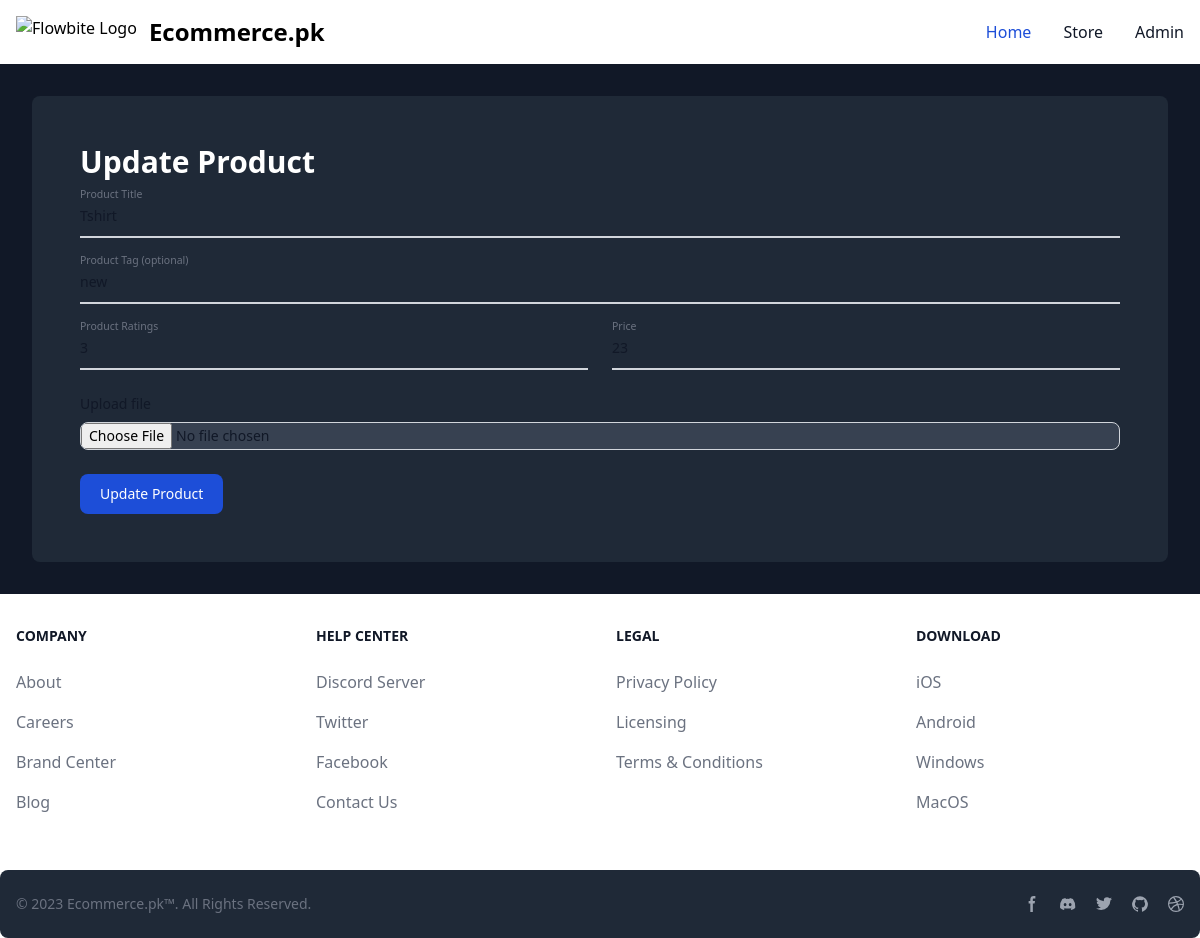
The page /store/update_item/6 on the database its author committed.
### store/models.py (models this page shows)
class Ecommerce(models.Model):
    title = models.CharField(max_length=30)
    tag = models.CharField(max_length=7)
    rating = models.IntegerField(default=1)
    price = models.IntegerField(default=500)
    image = models.ImageField(upload_to="store_images")

### store/views.py (the view, shortened to what this page needs)
# urls.py: path("store/update_item/<id>", update_item, name="update_item"),
def update_item(request, id):
    query = Ecommerce.objects.get(id=id)
    context = {"item": query}
    return render(request, "update_item.html", context)

### store/templates/update_item.html (shortened to what this page needs)
{% extends "base.html" %}
{%block body%}
<main class="bg-gray-900 p-8 relative">
    <div class="flex flex-wrap bg-gray-800 w-full rounded-lg p-4">
        <form class="w-full p-8" method="post" enctype="multipart/form-data">
            <h2 class="text-white text-3xl font-bold mb-4">Update Product</h2>
            <div class="relative z-0 w-full mb-6 group">
                <input type="text" name="title"
                    class="block py-2.5 px-0 w-full text-sm text-gray-900 bg-transparent border-0 border-b-2 border-gray-300 appearance-none dark:text-white dark:border-gray-600 dark:focus:border-blue-500 focus:outline-none focus:ring-0 focus:border-blue-600 peer"
                    placeholder=" " value={{item.title}} required />
                <label for="title"
                    class="peer-focus:font-medium absolute text-sm text-gray-500 dark:text-gray-400 duration-300 transform -translate-y-6 scale-75 top-3 -z-10 origin-[0] peer-focus:left-0 peer-focus:text-blue-600 peer-focus:dark:text-blue-500 peer-placeholder-shown:scale-100 peer-placeholder-shown:translate-y-0 peer-focus:scale-75 peer-focus:-translate-y-6">Product
                    Title</label>
            </div>
            <div class="relative z-0 w-full mb-6 group">
                <input type="text" name="tag"
                    class="block py-2.5 px-0 w-full text-sm text-gray-900 bg-transparent border-0 border-b-2 border-gray-300 appearance-none dark:text-white dark:border-gray-600 dark:focus:border-blue-500 focus:outline-none focus:ring-0 focus:border-blue-600 peer"
                    placeholder=" " value={{item.tag}} required />
                <label for="tag"
                    class="peer-focus:font-medium absolute text-sm text-gray-500 dark:text-gray-400 duration-300 transform -translate-y-6 scale-75 top-3 -z-10 origin-[0] peer-focus:left-0 peer-focus:text-blue-600 peer-focus:dark:text-blue-500 peer-placeholder-shown:scale-100 peer-placeholder-shown:translate-y-0 peer-focus:scale-75 peer-focus:-translate-y-6">Product
                    Tag (optional)</label>
            </div>
            <div class="grid md:grid-cols-2 md:gap-6">
                <div class="relative z-0 w-full mb-6 group">
                    <input type="number" name="rating"
                        class="block py-2.5 px-0 w-full text-sm text-gray-900 bg-transparent border-0 border-b-2 border-gray-300 appearance-none dark:text-white dark:border-gray-600 dark:focus:border-blue-500 focus:outline-none focus:ring-0 focus:border-blue-600 peer"
                        placeholder=" " value={{item.rating}} />
                    <label for="rating"
                        class="peer-focus:font-medium absolute text-sm text-gray-500 dark:text-gray-400 duration-300 transform -translate-y-6 scale-75 top-3 -z-10 origin-[0] peer-focus:left-0 peer-focus:text-blue-600 peer-focus:dark:text-blue-500 peer-placeholder-shown:scale-100 peer-placeholder-shown:translate-y-0 peer-focus:scale-75 peer-focus:-translate-y-6">Product
                        Ratings</label>
                </div>
                <div class="relative z-0 w-full mb-6 group">
                    <input type="number" name="price"
                        class="block py-2.5 px-0 w-full text-sm text-gray-900 bg-transparent border-0 border-b-2 border-gray-300 appearance-none dark:text-white dark:border-gray-600 dark:focus:border-blue-500 focus:outline-none focus:ring-0 focus:border-blue-600 peer"
                        placeholder=" " value={{item.price}} required />
                    <label for="price"
                        class="peer-focus:font-medium absolute text-sm text-gray-500 dark:text-gray-400 duration-300 transform -translate-y-6 scale-75 top-3 -z-10 origin-[0] peer-focus:left-0 peer-focus:text-blue-600 peer-focus:dark:text-blue-500 peer-placeholder-shown:scale-100 peer-placeholder-shown:translate-y-0 peer-focus:scale-75 peer-focus:-translate-y-6">Price</label>
                </div>
            </div>
            <div class="relative z-0 w-full mb-6 group">
                <label class="block mb-2 text-sm font-medium text-gray-900 dark:text-white" for="image">Upload
                    file</label>
                <input
                    class="block w-full text-sm text-gray-900 border border-gray-300 rounded-lg cursor-pointer dark:text-gray-400 focus:outline-none bg-gray-700 dark:border-gray-600 dark:placeholder-gray-400"
                    aria-describedby="image_help" name="image" id="image" type="file">
            </div>
            <button type="submit"
                class="text-white bg-blue-700 hover:bg-blue-800 focus:ring-4 focus:outline-none focus:ring-blue-300 font-medium rounded-lg text-sm w-full sm:w-auto px-5 py-2.5 text-center dark:bg-blue-600 dark:hover:bg-blue-700 dark:focus:ring-blue-800">Update
                Product</button>
        </form>
    </div>
</main>
{%endblock%}

### rows shown on the page
Ecommerce: title "Tshirt", tag "new", rating "3", price "23"
